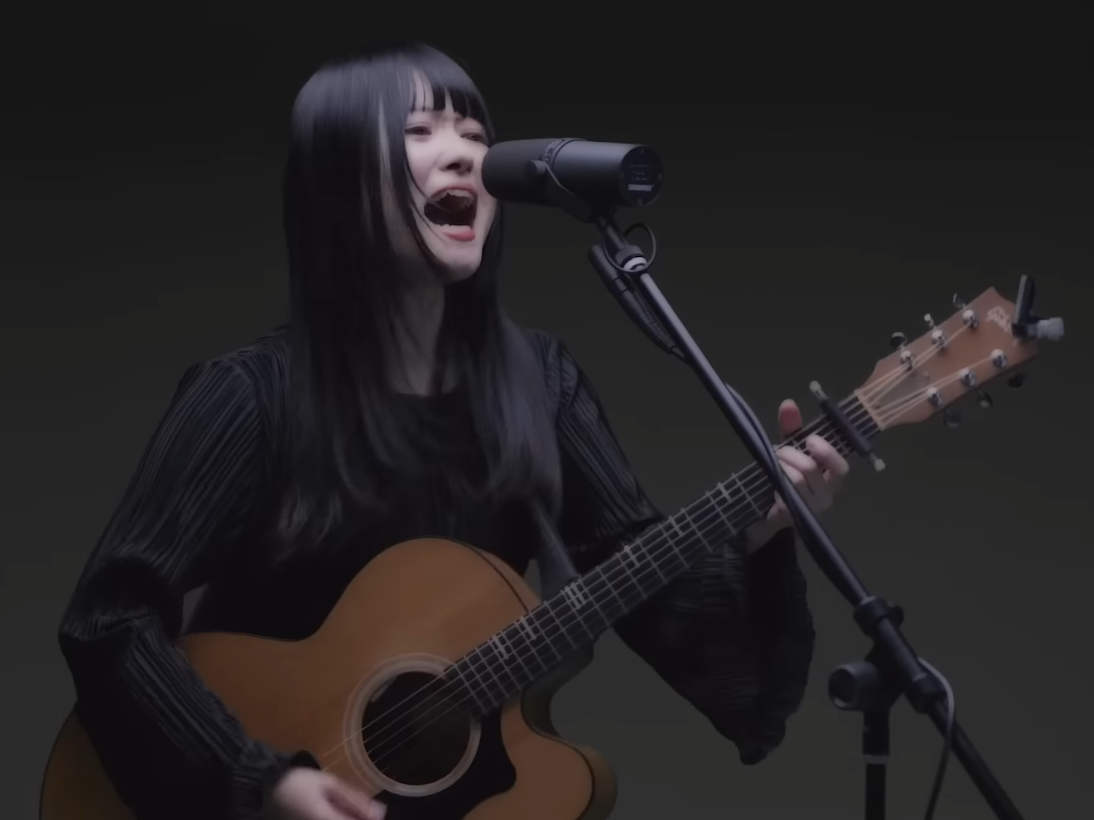
#> input picture upiko.png, 1094 x 820 px, found by its file name
$ python contours_20250522020628.py
#> lines starting #> are read from the running program, lines starting #| are printed output that depends on the picture
import matplotlib.pyplot as plt
from matplotlib.colors import hsv_to_rgb
import numpy as np
import time
from scipy.signal import fftconvolve

# image = plt.imread("justdisappear.png")     # taille (573, 640, 3)
# image = plt.imread("shinsei.png")
image = plt.imread("upiko.png")
#> image is the input picture: shape (820, 1094, 3) float32; mean R, G, B 0.144, 0.133, 0.138
# image = plt.imread("black_and_white.png")


image = image[::5, ::5, :]  # 5:taille (115, 128, 3), 4:taille (144, 160, 3)
#> image: shape (164, 219, 3) float32
image *= 255


class Filter:
    def __init__(self, center: np.ndarray, array: np.ndarray):
        self.center = center    # np.array([i,j])
        self.array = array
        self.shape = np.array((len(array), len(array[0])))

        # print("shape ",self.shape)

        self.right_range = self.shape - self.center

        self.left_range = self.shape - self.right_range
        # [16 lines of commented-out code are left out]

def black_and_white(img_):
    # Convert to grayscale using luminance formula (better than simple mean)
    grayscale = np.dot(img_[..., :3], [0.2989, 0.5870, 0.1140])
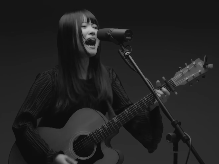
#> grayscale: shape (164, 219) float64; min 7.98, max 188.7, mean 34.9

    # Stack the grayscale values into 3 channels
    return np.stack((grayscale,)*3, axis=-1).astype(img_.dtype)


def convolution(img_: np.ndarray, filter: Filter):  # 0 outside
    img = img_.copy()
    for i in range(len(img)):
        for j in range(len(img[i])):
            coef = 0
            for k in range(-filter.left_range[0], filter.right_range[0]):
                for l in range(-filter.left_range[1], filter.right_range[1]):
                    if not 0 <= i-k < img.shape[0] or not 0 <= j-l < img.shape[1]:
                        continue

                    coef += img_[i-k,j-l][0]*filter.array[filter.center[0]+k,filter.center[1]+l]

            # img[i,j] = 0
            # img[i,j] = abs(coef)
            img[i,j] = [coef, coef, coef]
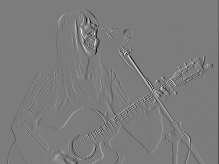
#> img: shape (164, 219, 3) float32; min -112, max 117.8, mean -0.2; drawn with min black and max white
    return img


# def convolution(img_: np.ndarray, filter: 'Filter'):
#     if img_.ndim != 3 or img_.shape[2] != 3:
#         raise ValueError("format : HxWx3")

#     # Extraction d'un seul canal (le vert par défaut)
#     # img_gray = img_[:, :, 1].astype(np.float32)

#     # Application convolution FFT
#     convolved = fftconvolve(img_[:, :, 0], filter.array, mode='same')

#     # Valeur absolue et normalisation
#     # convolved = np.abs(convolved)
#     # convolved = np.clip(convolved, 0, 255).astype(img_.dtype)

#     # Reconstruction des 3 canaux
#     return np.stack((convolved,)*3, axis=-1)[:,:]*255


# [20 lines left out: function get_magnitude, not called in this run]

def threshold(img, threshold):
    binary = np.where(img[:,:,0] > threshold, 255, 0)
    return np.stack((binary,)*3, axis=-1).astype(np.uint8)

def zero_threshold(img, threshold):
    binary = np.where(np.abs(img[:,:,0]) < threshold, 255, 0)
    return np.stack((binary,)*3, axis=-1).astype(np.uint8)

def combine_threshold(img1, img2):
    binary = np.where((img1[:,:,0] == img2[:,:,0]) & (img1[:,:,0] == 255), 255, 0)
    return np.stack((binary,)*3, axis=-1).astype(np.uint8)

def extrem_threshold(img, threshold):
    return np.where(img > threshold, 255, np.where(img < -threshold, -255, 0))


# [13 lines left out: function edge_detection_1, not called in this run]

def edge_detection_2(img):
    image_x = convolution(img, filterx)[:,:,0]
    image_y = convolution(img, filtery)[:,:,0]
#> after the loop in convolution (call 2), `for i in range(len(img)):`:
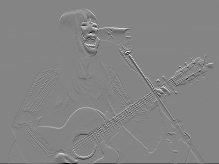
#> img: shape (164, 219, 3) float32; min -131.4, max 121.3, mean -0.1; drawn with min black and max white
    image_xy = convolution(img, filterxy)[:,:,0]
#> after the loop in convolution (call 3), `for i in range(len(img)):`:
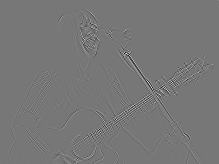
#> img: shape (164, 219, 3) float32; min -140.5, max 159, mean 0; drawn with min black and max white
    image_xx = convolution(img, filterxx)[:,:,0]
#> after the loop in convolution (call 4), `for i in range(len(img)):`:
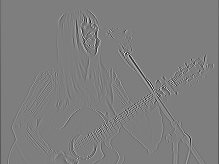
#> img: shape (164, 219, 3) float32; min -147.7, max 149.9, mean -0.3; drawn with min black and max white
    image_yy = convolution(img, filteryy)[:,:,0]
#> after the loop in convolution (call 5), `for i in range(len(img)):`:
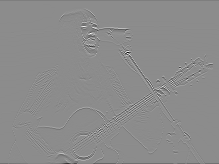
#> img: shape (164, 219, 3) float32; min -232.7, max 190.6, mean -0.4; drawn with min black and max white
    # magnitude = get_magnitude(image_x, image_y) + 1e-8 * np.ones(img.shape)

    img_ = (2*(image_x ** 2 * image_xx + 4 * image_x * image_y * image_xy + image_y ** 2 * image_yy))
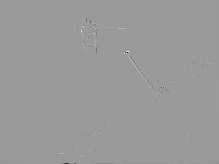
#> img_: shape (164, 219) float32; min -6674694.5, max 4358734.5, mean -1210.3; drawn with min black and max white
    # img[:,:] *= 255
    # return  img_
#> (the run stopped early here; a loop or call above may not have finished)
